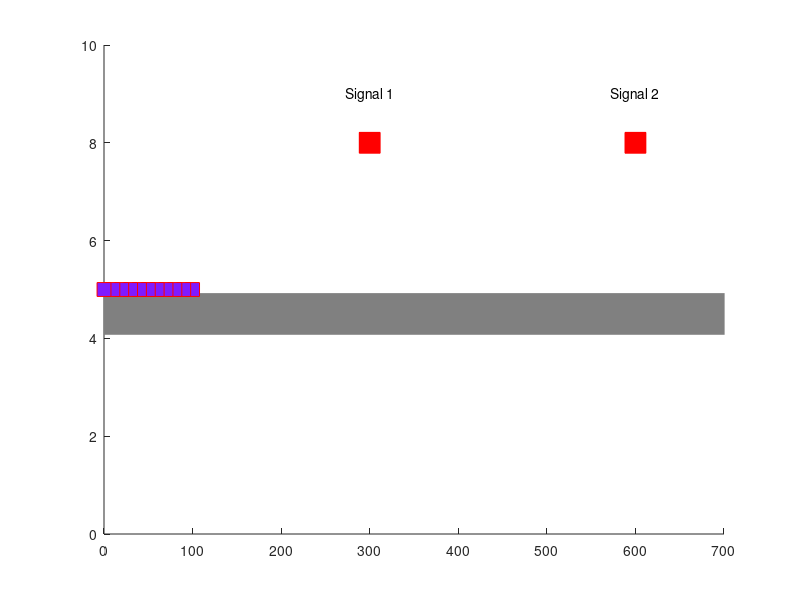

Write the MATLAB code that produced this figure. (Note: this script raises an error after producing the figure.)
close all
numCars = 30;  % Number of cars 30

X = zeros(numCars, 1);
V = zeros(numCars, 1);
A = zeros(numCars, 1);

% Positions with 10m between cars
for i = 1:numCars
    X(i) = 100 - (i-1) * 10;
end

% Initial velocities
V(1) = 8;
V(2:numCars) = 10;

% Visualizations
f = figure;
set(f, 'position', [400,400,800,400]);
axis([0 700  0 10])
hold on
Y = X * 0 + 5;

% Road
p_road = plot([0 1000], [4.5 4.5], 'LineWidth', 30, 'color', [0.5, 0.5, 0.5]);

% Traffic signals
p_signal1 = plot(300, 8, 'sr', 'MarkerSize', 15, 'MarkerFaceColor', 'r');  % Red signal at x=300
p_signal2 = plot(600, 8, 'sr', 'MarkerSize', 15, 'MarkerFaceColor', 'r');  % Red signal at x=600
text(300, 9, 'Signal 1', 'HorizontalAlignment', 'center');
text(600, 9, 'Signal 2', 'HorizontalAlignment', 'center');

p = plot(X, Y, 'sr', 'MarkerSize', 10, 'MarkerFaceColor', [0.5, 0.1, 1]);

dt = 0.5;
CarData = [];
GreenTimes1 = [];
GreenTimes2 = [];
last_signal1_state = "";
last_signal2_state = "";
for t = 1 : 400  % Simulation time
    pause(0.06);

    % Traffic signal logic for all cars with yellow light
    cycle_length = 45; % total cycle duration in seconds
    red_duration = 20;  % red duration in seconds
    yellow_duration = 5; % yellow duration in seconds
    green_duration = 20; % green duration in seconds

    % Calculate signal states ONCE
    time_in_cycle = mod(t*dt, cycle_length);
    if time_in_cycle < green_duration
        signal1_state = "green";
    elseif time_in_cycle < green_duration + yellow_duration
        signal1_state = "yellow";
    else
        signal1_state = "red";
    end
    signal2_state = signal1_state; % Both signals have the same timing for simplicity

    % Record green transitions for plotting
    if ~strcmp(signal1_state, last_signal1_state) && strcmp(signal1_state, 'green')
        GreenTimes1(end+1) = t*dt;
    end
    if ~strcmp(signal2_state, last_signal2_state) && strcmp(signal2_state, 'green')
        GreenTimes2(end+1) = t*dt;
    end
    last_signal1_state = signal1_state;
    last_signal2_state = signal2_state;

    % Car logic uses the same state variables
    for n = 1:numCars
        stop_for_signal = false;
        stop_positions = [];
        stop_velocities = [];
        % Check signal 1
        if X(n) < 300 && (strcmp(signal1_state, 'red') || strcmp(signal1_state, 'yellow')) && (X(n) > 300-10)
            stop_positions(end+1) = 300;
            stop_velocities(end+1) = 0;
        end
        % Check signal 2
        if X(n) < 600 && (strcmp(signal2_state, 'red') || strcmp(signal2_state, 'yellow')) && (X(n) > 600-10)
            stop_positions(end+1) = 600;
            stop_velocities(end+1) = 0;
        end
        if ~isempty(stop_positions)
            % Stop for the nearest signal ahead
            [min_pos, idx] = min(stop_positions);
            A(n) = IDM(X(n), V(n), min_pos, stop_velocities(idx));
        elseif n == 1
            % Lead car, no car in front
            A(n) = IDM(X(n), V(n), X(n)+1000, 20);
        else
            % Follow the car in front
            A(n) = IDM(X(n), V(n), X(n-1), V(n-1));
        end
    end

    % Set signal colors using a mapping for synchronization
    state_to_color = struct('red', 'r', 'yellow', 'y', 'green', 'g');
    set(p_signal1, 'MarkerFaceColor', state_to_color.(signal1_state));
    set(p_signal2, 'MarkerFaceColor', state_to_color.(signal2_state));

    % Positions and velocities for all cars
    for n = 1 : numCars
        X(n) = X(n) + V(n) * dt + 0.5 * A(n) * dt^2;
        V(n) = V(n) + A(n) * dt;
    end

    delete(p);
    CarData(end+1,:) = [t * dt, X', V', A'];
    p = plot(X, Y, 'sr', 'MarkerSize', 10, 'MarkerFaceColor', [0.5, 0.1, 1]);
end

%% graph
f2 = figure;
plot(CarData(:, 1), CarData(:, 2:numCars+1));  % Position data
title('Car Positions Over Time');
xlabel('Time');
ylabel('Position');
hold on
% Signal change (plot actual green transitions)
for k = 1:length(GreenTimes1)
    plot([GreenTimes1(k), GreenTimes1(k)], [0, 3000], '--g', 'LineWidth', 2);
end
for k = 1:length(GreenTimes2)
    plot([GreenTimes2(k), GreenTimes2(k)], [0, 3000], '--g', 'LineWidth', 2);
end
legend('Cars', 'Signal 1 → Green', 'Signal 2 → Green', 'Location', 'southeast');

f3 = figure;
plot(CarData(:, 1), CarData(:, numCars+2:2*numCars+1));  % Velocity data
title('Car Velocities Over Time');
xlabel('Time');
ylabel('Velocity');

f4 = figure;
plot(CarData(:, 1), CarData(:, 2*numCars+2:end));  % Acceleration data
title('Car Accelerations Over Time');
xlabel('Time');
ylabel('Acceleration');
